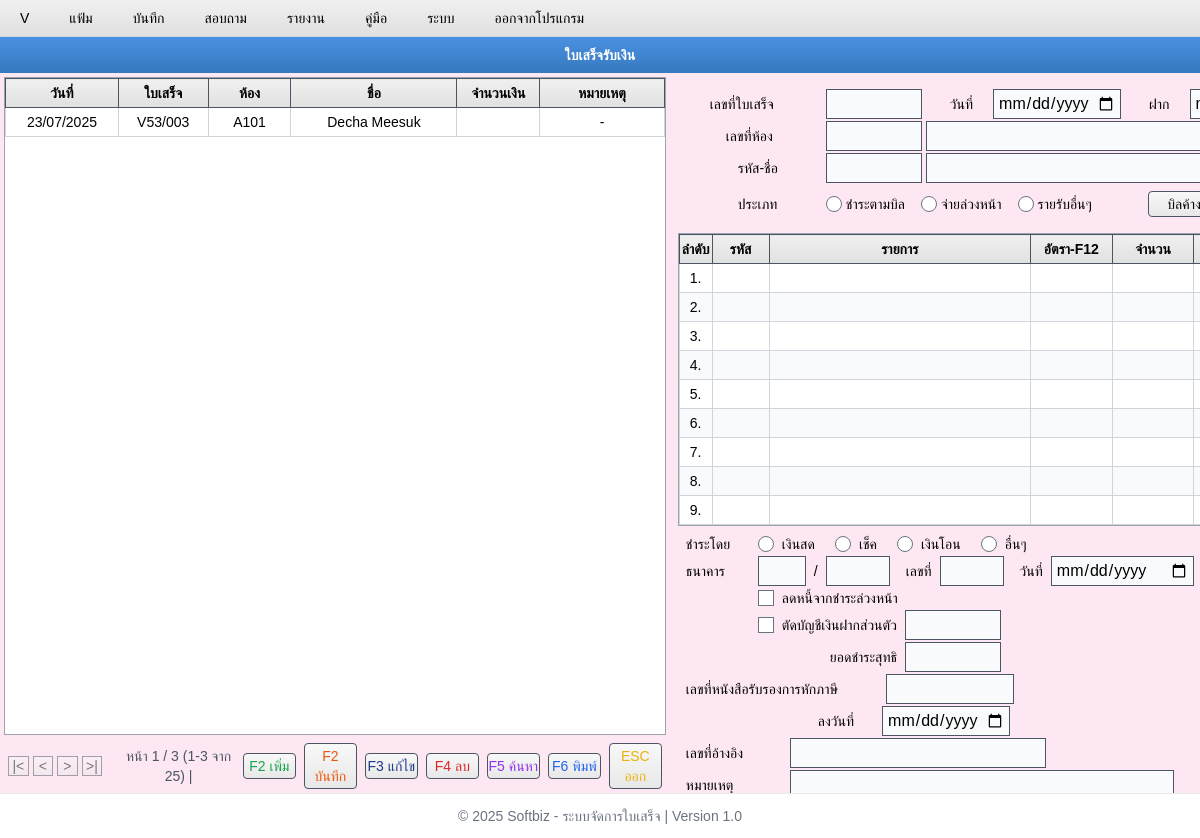
/m35/, run on an earlier commit of the app's database.
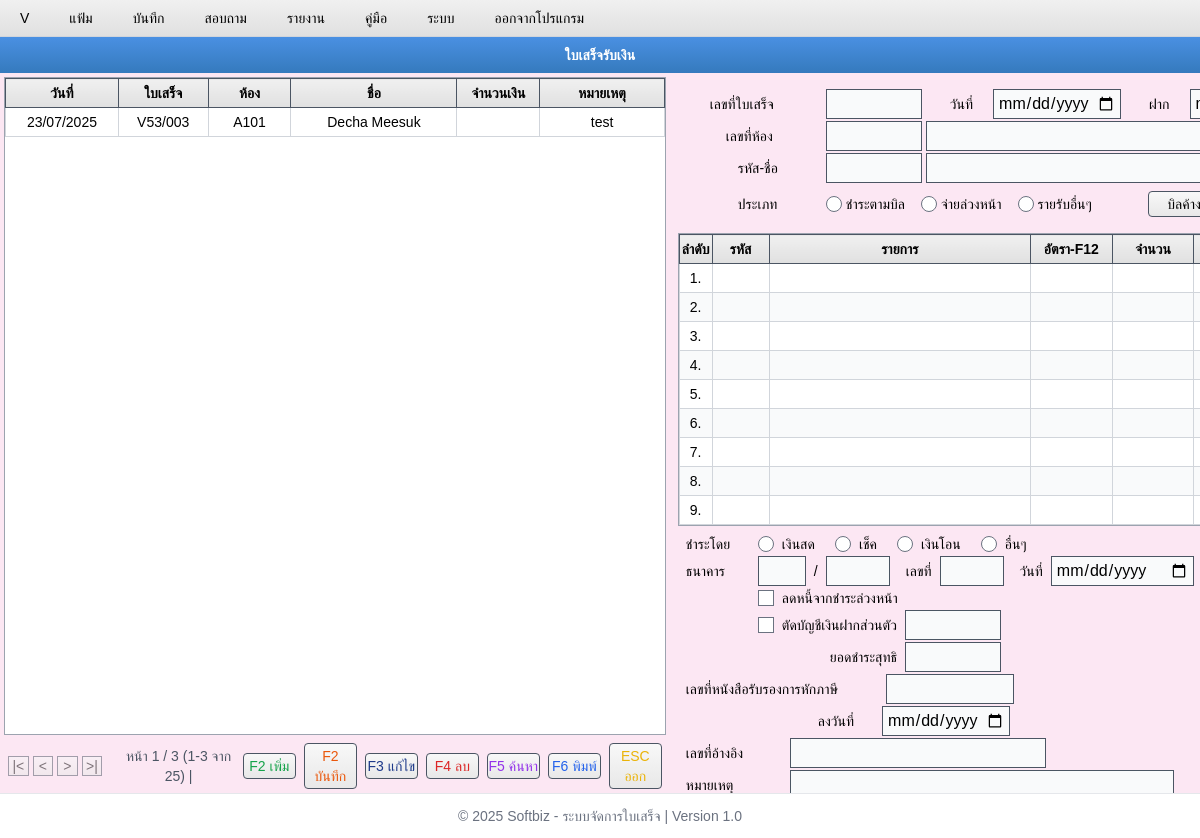
And on a later commit of the database.
### m35/models.py (models this page shows, shortened)
class CmtRctr(models.Model):
    TYPE_CHOICES = [
        ("ชำระตามบิล", "ชำระตามบิล"),
        ("จ่ายล่วงหน้า", "จ่ายล่วงหน้า"),
        ("รายรับอื่นๆ", "รายรับอื่นๆ"),
    ]
    PAYMENT_CHOICES = [
        ("เงินสด", "เงินสด"),
        ("เช็ค", "เช็ค"),
        ("เงินโอน", "เงินโอน"),
        ("อื่นๆ","อื่นๆ")
    ]
    r_c_no = models.CharField(max_length=50, unique=True, verbose_name="เลขที่ใบเสร็จ")
    date = models.DateField(verbose_name="วันที่")
    payin = models.DateField(verbose_name="ฝาก")
    room_no_1 = models.CharField(
        max_length=20, verbose_name="เลขที่ห้อง 1"
    )
    room_no_2 = models.CharField(
        max_length=100, blank=True, null=True, verbose_name="เลขที่ห้อง 2"
    )
    member_1 = models.CharField(max_length=100, verbose_name="รหัส-ชื่อ 1")
    member_2 = models.CharField(max_length=100, blank=True, null=True, verbose_name="รหัส-ชื่อ 2")
    type = models.CharField(
        max_length=20,
        choices=TYPE_CHOICES,
        verbose_name="ประเภท",
        blank=True, null=True  # หากไม่ต้องเลือกก็ใส่ True ทั้งคู่
    )
    payment_method = models.CharField(
    max_length=20,
    choices=PAYMENT_CHOICES,
    verbose_name="ชำระโดย",
    blank=True,
    null=True
    )
    bank_1 = models.CharField(max_length=100, verbose_name="ธนาคาร 1")
    bank_2 = models.CharField(max_length=100, blank=True, null=True, verbose_name="ธนาคาร 2")
    bank_no = models.CharField(max_length=20, verbose_name="เลขที่")
    bank_date = models.DateField(verbose_name="วันที่(ธนาคาร)")
    vat = models.BooleanField(default=False, verbose_name="ภาษีหักณที่จ่าย")
    deduct_from_prepaid = models.BooleanField(default=False, verbose_name="ลดหนี้จากการชำระล่วงหน้า")
    withdraw_from_bankaccount = models.BooleanField(default=False, verbose_name="ตัดบัญชีเงินฝากส่วนตัว")
    withdraw = models.CharField(max_length=100, blank=True, null=True, verbose_name="ตัดบัญชีเงินฝากส่วนตัว(กรอก)")
    total = models.CharField(max_length=100, blank=True, null=True, verbose_name="ยอดชำระสุทธิ")
    tax_no = models.CharField(max_length=100, blank=True, null=True, verbose_name="เลขที่หนังสือรับรองการหักภาษี")
    tax_date = models.DateField(verbose_name="ลงวันที่")
    no_ref = models.CharField(max_length=20, blank=True, null=True, verbose_name="เลขที่อ้างอิง")
    remark_1 = models.TextField(blank=True, null=True, verbose_name="หมายเหตุ 1")
    remark_2 = models.TextField(blank=True, null=True, verbose_name="หมายเหตุ 2")
    textstamp = models.CharField(blank=True, null=True, verbose_name="textstamp")
    timestamp = models.DateTimeField(auto_now=True, verbose_name="เวลาอัพเดท")
    class Meta:
        db_table = "CMT_RCTR"
        verbose_name = "ใบเสร็จรับเงิน"
        verbose_name_plural = "ใบเสร็จรับเงินทั้งหมด"
        ordering = ["-timestamp"]

### m35/views.py (the view)
# urls.py: path("m35/", include("m35.urls")),
def m35(request):
    data = CmtRctr.objects.all()
    data_value = CmtRctr.objects.all().values()
    data_list = list(data_value)
    if request.method == "POST":
        form = CmtRctrForm(request.POST)
        if form.is_valid():
            form.save()
            messages.success(request, "เพิ่มเรียบร้อยแล้ว!")
        else:
            messages.error(request, "กรุณาตรวจสอบข้อมูลให้ถูกต้อง")
    else:
        form = CmtRctrForm()
    context = {
        'row_numbers': range(1, 10),  # 1 ถึง 15
        'unpaid_list' : [1,2,3,4,5,6,7,8],
        'payment_choices' : CmtRctr.PAYMENT_CHOICES,
        'type_choices' : CmtRctr.TYPE_CHOICES,
        'data' : data,
        'data_json' : json.dumps(data_list, cls=DjangoJSONEncoder)
    }
    print(list(CmtRctr.objects.values()))
    return render(request,'m35/index.html',context)

### m35/templates/m35/index.html (shortened to what the changed rows need)
{% extends 'base.html' %}
{% load static %}
{% block extra_css %}
<link href="https://cdnjs.cloudflare.com/ajax/libs/flowbite/2.2.1/flowbite.min.css" rel="stylesheet" />
{% endblock %}
{% block content %}
    <div class="flex bg-gray-100 font-thai overflow-hidden" style="height: calc(100vh - 80px);">
        <div class="flex-1 bg-pink-100 flex flex-col text-center">
            <div class="flex-1 overflow-auto border border-gray-400 m-1 bg-white">
                <table class="w-full border-collapse">
                    <thead>
                        <tr>
                            <th class="gradient-light-gray border border-gray-600 px-2 py-1 font-bold sticky top-0 z-10 w-16">วันที่</th>
                            <th class="gradient-light-gray border border-gray-600 px-2 py-1 font-bold sticky top-0 z-10 w-16">ใบเสร็จ</th>
                            <th class="gradient-light-gray border border-gray-600 px-2 py-1 font-bold sticky top-0 z-10 w-16">ห้อง</th>
                            <th class="gradient-light-gray border border-gray-600 px-2 py-1 font-bold sticky top-0 z-10 w-32">ชื่อ</th>
                            <th class="gradient-light-gray border border-gray-600 px-2 py-1 font-bold sticky top-0 z-10 w-16">จำนวนเงิน</th>
                            <th class="gradient-light-gray border border-gray-600 px-2 py-1 font-bold sticky top-0 z-10 w-24">หมายเหตุ</th>
                        </tr>
                    </thead>
                    <tbody id="dataTable">
                        {% for record in data %}
                        <tr onclick="selectRecord(this, '{{ record.id }}')" data-id="{{ record.id }}"
                            class="cursor-pointer hover:bg-blue-100 even:bg-gray-50 border-b border-gray-200">
                            <td class="border border-gray-300 px-2 py-1 whitespace-nowrap">{{ record.date|date:"d/m/Y" }}</td>
                            <td class="border border-gray-300 px-2 py-1 whitespace-nowrap">{{ record.r_c_no}}</td>
                            <td class="border border-gray-300 px-2 py-1 whitespace-nowrap">{{ record.room_no_1 }}</td>
                            <td class="border border-gray-300 px-2 py-1 whitespace-nowrap">{{ record.member_2 }}</td>
                            <td class="border border-gray-300 px-2 py-1 whitespace-nowrap"></td>
                            <td class="border border-gray-300 px-2 py-1 text-center whitespace-nowrap">{{ record.remark_1|default:"-" }}</td>
                        </tr>
                        {% endfor %}
                    </tbody>
                </table>
            </div>
        </div>
        <div class="flex-1 bg-pink-100 flex flex-col">
            <form method="POST" action="" id="formSection" class="bg-pink-100 mb-1">
                <div class="bg-pink-100 flex-1 flex flex-col mb-1">
                    <div class="bg-white flex-1 overflow-auto border border-gray-400 mx-2">
                        <table class="w-full border-collapse table-fixed">
                            <thead>
                                <tr>
                                    <th class="gradient-light-gray border border-gray-600 py-1 font-bold sticky top-0 z-10 w-4">ลำดับ</th>
                                    <th class="gradient-light-gray border border-gray-600 px-2 py-1 font-bold sticky top-0 z-10 w-7">รหัส</th>
                                    <th class="gradient-light-gray border border-gray-600 px-2 py-1 font-bold sticky top-0 z-10 w-32">รายการ</th>
                                    <th class="gradient-light-gray border border-gray-600 px-2 py-1 font-bold sticky top-0 z-10 w-10">อัตรา-F12</th>
                                    <th class="gradient-light-gray border border-gray-600 px-2 py-1 font-bold sticky top-0 z-10 w-10">จำนวน</th>
                                    <th class="gradient-light-gray border border-gray-600 px-2 py-1 font-bold sticky top-0 z-10 w-14">เป็นเงิน</th>
                                </tr>
                            </thead>
                        </table>
                    </div>
                </div>
            </form>
        </div>
    </div>
{% endblock %}

What changed in the data, as far as the page shows it:
changed CmtRctr "Decha Meesuk": remark_1 "-" → "test"
